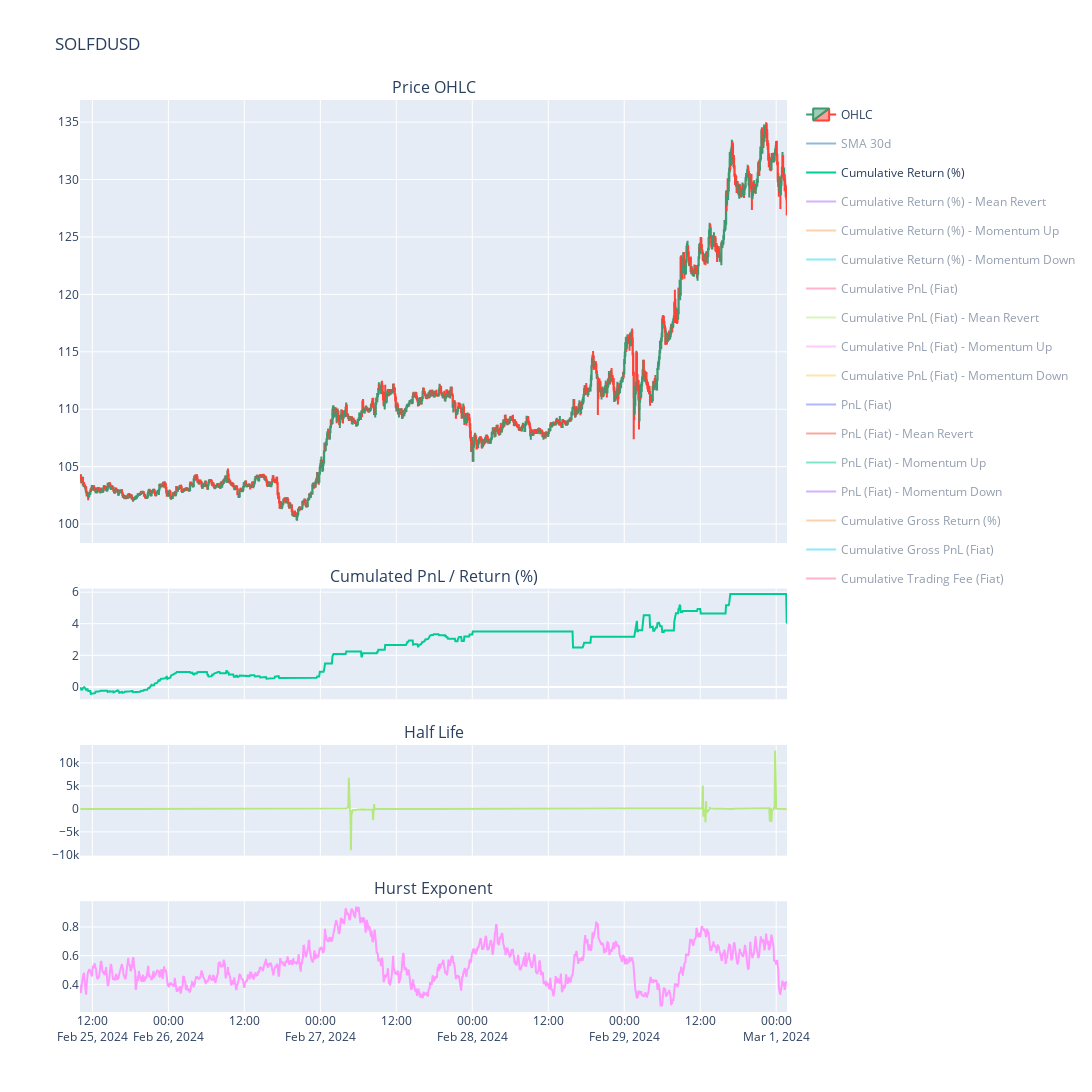

The notebook cell this image was saved under:
### Code cell
strategy1.summary(False)

### Figure 1 — Plotly figure (JSON) as saved in the notebook; plotly's stock layout.template omitted (floating-point values rounded to 4 significant figures; data arrays with more than 128 entries replaced by an {"elided": "..."} marker saying what was removed)
{"data": [{"close": {"elided": "1340 float values"}, "high": {"elided": "1340 float values"}, "legendgroup": "OHCL", "low": {"elided": "1340 float values"}, "name": "OHLC", "open": {"elided": "1340 float values"}, "type": "candlestick", "x": {"elided": "1340 str values"}, "xaxis": "x", "yaxis": "y"}, {"legendgroup": "SMA 30d", "marker": {"color": "rgb(31, 119, 180)"}, "name": "SMA 30d", "type": "scatter", "visible": "legendonly", "x": {"elided": "1340 str values"}, "xaxis": "x", "y": {"elided": "1340 float values"}, "yaxis": "y"}, {"name": "Cumulative Return (%)", "type": "scatter", "x": {"elided": "1340 str values"}, "xaxis": "x2", "y": {"elided": "1340 float values"}, "yaxis": "y2"}, {"name": "Cumulative Return (%) - Mean Revert", "type": "scatter", "visible": "legendonly", "x": {"elided": "1340 str values"}, "xaxis": "x2", "y": {"elided": "1340 float values"}, "yaxis": "y2"}, {"name": "Cumulative Return (%) - Momentum Up", "type": "scatter", "visible": "legendonly", "x": {"elided": "1340 str values"}, "xaxis": "x2", "y": {"elided": "1340 float values"}, "yaxis": "y2"}, {"name": "Cumulative Return (%) - Momentum Down", "type": "scatter", "visible": "legendonly", "x": {"elided": "1340 str values"}, "xaxis": "x2", "y": {"elided": "1340 float values"}, "yaxis": "y2"}, {"name": "Cumulative PnL (Fiat)", "type": "scatter", "visible": "legendonly", "x": {"elided": "1340 str values"}, "xaxis": "x2", "y": {"elided": "1340 float values"}, "yaxis": "y2"}, {"name": "Cumulative PnL (Fiat) - Mean Revert", "type": "scatter", "visible": "legendonly", "x": {"elided": "1340 str values"}, "xaxis": "x2", "y": {"elided": "1340 float values"}, "yaxis": "y2"}, {"name": "Cumulative PnL (Fiat) - Momentum Up", "type": "scatter", "visible": "legendonly", "x": {"elided": "1340 str values"}, "xaxis": "x2", "y": {"elided": "1340 float values"}, "yaxis": "y2"}, {"name": "Cumulative PnL (Fiat) - Momentum Down", "type": "scatter", "visible": "legendonly", "x": {"elided": "1340 str values"}, "xaxis": "x2", "y": {"elided": "1340 float values"}, "yaxis": "y2"}, {"name": "PnL (Fiat)", "type": "scatter", "visible": "legendonly", "x": {"elided": "1340 str values"}, "xaxis": "x2", "y": {"elided": "1340 float values"}, "yaxis": "y2"}, {"name": "PnL (Fiat) - Mean Revert", "type": "scatter", "visible": "legendonly", "x": {"elided": "1340 str values"}, "xaxis": "x2", "y": {"elided": "1340 float values"}, "yaxis": "y2"}, {"name": "PnL (Fiat) - Momentum Up", "type": "scatter", "visible": "legendonly", "x": {"elided": "1340 str values"}, "xaxis": "x2", "y": {"elided": "1340 float values"}, "yaxis": "y2"}, {"name": "PnL (Fiat) - Momentum Down", "type": "scatter", "visible": "legendonly", "x": {"elided": "1340 str values"}, "xaxis": "x2", "y": {"elided": "1340 float values"}, "yaxis": "y2"}, {"name": "Cumulative Gross Return (%)", "type": "scatter", "visible": "legendonly", "x": {"elided": "1340 str values"}, "xaxis": "x2", "y": {"elided": "1340 float values"}, "yaxis": "y2"}, {"name": "Cumulative Gross PnL (Fiat)", "type": "scatter", "visible": "legendonly", "x": {"elided": "1340 str values"}, "xaxis": "x2", "y": {"elided": "1340 float values"}, "yaxis": "y2"}, {"name": "Cumulative Trading Fee (Fiat)", "type": "scatter", "visible": "legendonly", "x": {"elided": "1340 str values"}, "xaxis": "x2", "y": {"elided": "1340 int values"}, "yaxis": "y2"}, {"showlegend": false, "type": "scatter", "x": {"elided": "1340 str values"}, "xaxis": "x3", "y": {"elided": "1340 float values"}, "yaxis": "y3"}, {"showlegend": false, "type": "scatter", "x": {"elided": "1340 str values"}, "xaxis": "x4", "y": {"elided": "1340 float values"}, "yaxis": "y4"}], "layout": {"annotations": [{"font": {"size": 16}, "showarrow": false, "text": "Price OHLC", "x": 0.5, "xanchor": "center", "xref": "paper", "y": 1, "yanchor": "bottom", "yref": "paper"}, {"font": {"size": 16}, "showarrow": false, "text": "Cumulated PnL / Return (%)", "x": 0.5, "xanchor": "center", "xref": "paper", "y": 0.4643, "yanchor": "bottom", "yref": "paper"}, {"font": {"size": 16}, "showarrow": false, "text": "Half Life", "x": 0.5, "xanchor": "center", "xref": "paper", "y": 0.2929, "yanchor": "bottom", "yref": "paper"}, {"font": {"size": 16}, "showarrow": false, "text": "Hurst Exponent", "x": 0.5, "xanchor": "center", "xref": "paper", "y": 0.1214, "yanchor": "bottom", "yref": "paper"}], "height": 1300, "hovermode": "x", "title": {"text": "SOLFDUSD"}, "width": 1500, "xaxis": {"anchor": "y", "domain": [0, 1], "matches": "x4", "rangeslider": {"visible": false}, "showticklabels": false}, "xaxis2": {"anchor": "y2", "domain": [0, 1], "matches": "x4", "showticklabels": false}, "xaxis3": {"anchor": "y3", "domain": [0, 1], "matches": "x4", "showticklabels": false}, "xaxis4": {"anchor": "y4", "domain": [0, 1]}, "yaxis": {"anchor": "x", "domain": [0.5143, 1]}, "yaxis2": {"anchor": "x2", "domain": [0.3429, 0.4643]}, "yaxis3": {"anchor": "x3", "domain": [0.1714, 0.2929]}, "yaxis4": {"anchor": "x4", "domain": [0, 0.1214]}}}
